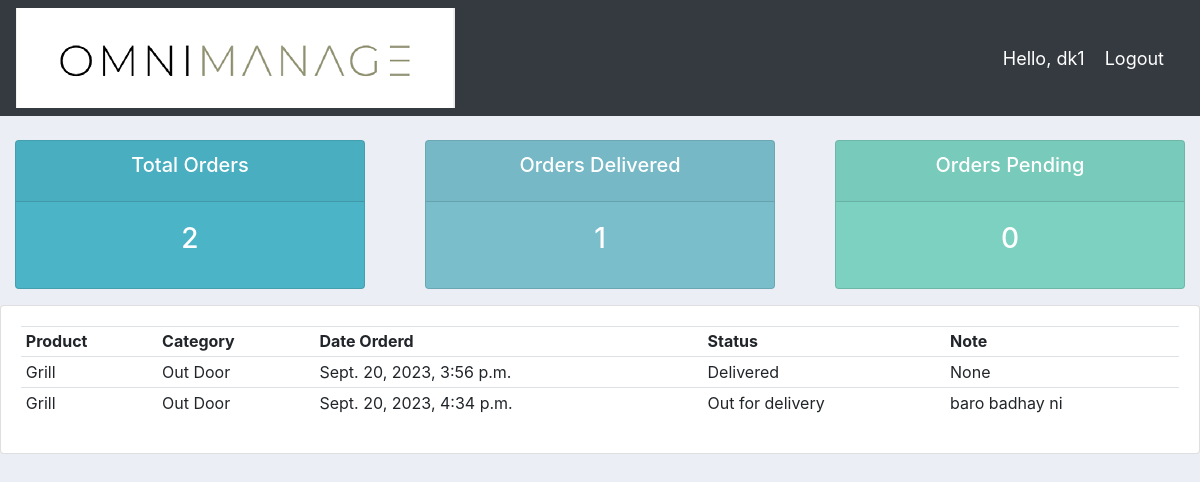
The app's page /user/ (signed in) with its own data.
### accounts/models.py (models this page shows)
class Order(models.Model):
    STATUS = (
        ('Pending', 'Pending'),
        ('Out for delivery', 'Out for delivery'),
        ('Delivered', 'Delivered'),
    )
    customer=models.ForeignKey(Customer,null=True,on_delete=models.SET_NULL)
    product=models.ForeignKey(Product,null=True,on_delete=models.SET_NULL)
    date_created=models.DateTimeField(auto_now_add=True,null=True)
    status=models.CharField(max_length=200,null=True,choices=STATUS)
    note=models.CharField(max_length=500,null=True,)
    def __str__(self):
        return self.product.name

class Product(models.Model):
    CATEGORY = (
        ('Indoor', 'Indoor'),
        ('Out Door', 'Out Door'),
    )
    name=models.CharField(max_length=200,null=True)
    price=models.FloatField(null=True)
    category=models.CharField(max_length=200,null=True,choices=CATEGORY)
    description=models.CharField(max_length=200,null=True , blank=True)
    date_created=models.DateTimeField(auto_now_add=True,null=True)
    tags=models.ManyToManyField(Tag)
    def __str__(self):
        return self.name

### accounts/decorators.py (the view)
        def wrapper_func(request,*args,**kwargs):
            group=None
            if request.user.groups.exists():
                group=request.user.groups.all()[0].name
            if group in allowed_roles:
                return view_func(request,*args,**kwargs)
            else:
                return HttpResponse('you are not authorized to access this page')

### accounts/views.py (called while the page is built)
@login_required(login_url='login')
@allowed_users(allowed_roles=['admin','customer'])
def userPage(request):
    orders=request.user.customer.order_set.all()
    total_orders = orders.count()
    delivered = orders.filter (status='Delivered').count()
    pending= orders. filter (status='Pending').count()
    print(orders)
    context={'orders':orders,'total_orders':total_orders,'delivered':delivered,'pending':pending}
    return render(request,'accounts/user.html',context)

### accounts/templates/accounts/user.html
{% extends 'accounts/main.html' %}
{% block content %}
{% include 'accounts/status.html' %}
<div class="row">
    <div class="col-md">
        <div class="card card-body">
            <table class="table table-sm">
                <tr>
                    <th>Product</th>
                    <th>Category</th>
                    <th>Date Orderd</th>
                    <th>Status</th>
                    <th>Note</th>
                </tr>
                {% for order in orders %}
                <tr>
                    <td>{{order.product}}</td>
                    <td>{{order.product.category}}</td>
                    <td>{{order.date_created}}</td>
                    <td>{{order.status}}</td>
                    <td>{{order.note}}</td>
                </tr>
                {% endfor %}
            </table>
        </div>
    </div>
</div>
{% endblock %}

### accounts/templates/accounts/navbar.html (shortened to what this page needs)
{% load static %}
<nav class="navbar navbar-expand-lg navbar-dark bg-dark">
    <img src="{% static 'images/logo.png' %}">
    <span class="hello-msg">Hello, {{request.user}}</span>
    <span><a class="hello-msg" href="{% url 'logout' %}">Logout</a></span>
  </nav>

### static/css/main.css (style rules this page uses)
body { background-color: #ebeff5; }

### accounts/templates/accounts/navbar.html (style rules this page uses)
.hello-msg { font-size: 18px; color: #fff; margin-right: 20px; }

### records on screen
Order: product "Grill", product.category "Out Door", date_created "Sept. 20, 2023, 3:56 p.m.", status "Delivered", note "None"
Order: product "Grill", product.category "Out Door", date_created "Sept. 20, 2023, 4:34 p.m.", status "Out for delivery", note "baro badhay ni"

### other values on screen
{{ request.user }} "dk1"
{{ total_orders }} "2"
{{ delivered }} "1"
{{ pending }} "0"
